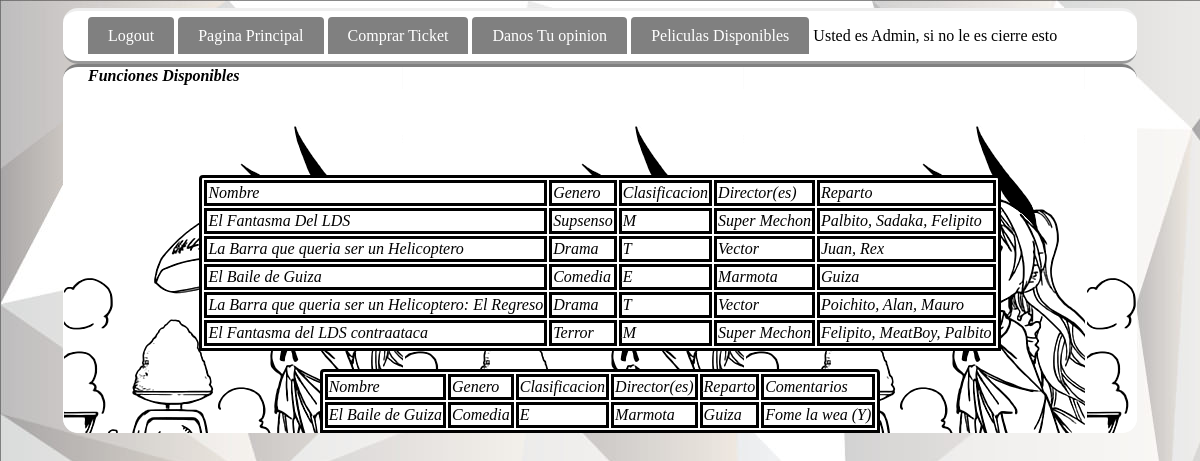
The page /pelicula.php on the database its author committed.
### tables this page shows
CREATE TABLE IF NOT EXISTS `peliculas` (
  `id_pelicula` int(11) NOT NULL AUTO_INCREMENT,
  `Nombre` varchar(50) NOT NULL,
  `Genero` varchar(50) NOT NULL,
  `Clasificacion` varchar(50) NOT NULL,
  `Precio` int(11) NOT NULL,
  `Directores` varchar(50) NOT NULL,
  `Actores` varchar(50) NOT NULL,
  PRIMARY KEY (`id_pelicula`)
);

CREATE TABLE IF NOT EXISTS `comentarios` (
  `cliente_id` int(11) NOT NULL,
  `pelicula_id` int(11) NOT NULL,
  `comentario` varchar(50) DEFAULT NULL,
  PRIMARY KEY (`cliente_id`,`pelicula_id`),
  KEY `pelicula_id` (`pelicula_id`)
);

### pelicula.php (the view, shortened to what this page needs)
<!DOCTYPE html>
<html>
  <head>
    <link href="diseño.css" rel="stylesheet"/>
      <body>
        <div class ="menu">
          <ul id="menu">
            <li><a href="index.php">Logout</a></li>
            <li><a href="cliente.php">Pagina Principal</a></li>
            <li><a href="ticketsC.php">Comprar Ticket</a></li>
            <li><a href="comentario.php">Danos Tu opinion</a></li>
            <li><a href="pelicula.php">Peliculas Disponibles</a></li>
            <li>Usted es Admin, si no le es cierre esto</li>
          </ul>
        </div>
        <div class="contenido">
            <b>Funciones Disponibles</b><br>
            <table>
                <tr>
                    <td>Nombre</td>
                    <td>Genero</td>
                    <td>Clasificacion</td>
                    <td>Director(es)</td>
                    <td>Reparto</td>
                </tr>
            <?php
                $servername = "localhost";
                $username = "root";
                $password = "";
                $dbname = "tarea2";
                $conn = new mysqli($servername,$username,$password,$dbname);
                $sql = "SELECT Nombre, Genero, Clasificacion, Directores, Actores FROM peliculas";
                $result = $conn->query($sql) or die("Falló la consulta" .$conn->error);
                if ($result->num_rows > 0) {
                while($rows=  mysqli_fetch_array($result)){
                    echo "<tr><td>".$rows[0]."</td>";
                    echo "<td>".$rows[1]."</td>";
                    echo "<td>".$rows[2]."</td>";
                    echo "<td>".$rows[3]."</td>";
                    echo "<td>".$rows[4]."</tr><br>";
                    }
                }
                else {
                  echo "0 results";
                }
            ?>
        </table>
		<table>
                <tr>
                    <td>Nombre</td>
                    <td>Genero</td>
                    <td>Clasificacion</td>
                    <td>Director(es)</td>
                    <td>Reparto</td>
                    <td>Comentarios</td>
                </tr>
            <?php
                $servername = "localhost";
                $username = "root";
                $password = "";
                $dbname = "tarea2";
                $conn = new mysqli($servername,$username,$password,$dbname);
                $sql = "SELECT Nombre, Genero, Clasificacion, Directores, Actores, Comentario FROM peliculas, comentarios WHERE pelicula_id = id_pelicula";
                $result = $conn->query($sql) or die("Falló la consulta" .$conn->error);
                if ($result->num_rows > 0) {
                while($rows=  mysqli_fetch_array($result)){
                    echo "<tr><td>".$rows[0]."</td>";
                    echo "<td>".$rows[1]."</td>";
                    echo "<td>".$rows[2]."</td>";
                    echo "<td>".$rows[3]."</td>";
                    echo "<td>".$rows[4]."</td>";
                    echo "<td>".$rows[5]."</tr><br>";
                    }
                }
                else {
                  echo "0 results";
                }
            ?>
        </table>
        </div>
      </body>
</html>

### diseño.css (style rules this page uses)
body { background-color: gray; background-image: url("pasteleria-santo-tome.jpg"); }
.menu { margin: auto; width: 1024px; padding-right: 25px; padding-left: 25px; border-top-style: outset; border-bottom-style: outset; background-color: white; border-radius: 15px; }
ul#menu { padding: 0; }
ul#menu li { display: inline; }
ul#menu li a { background-color: gray; color: white; padding: 10px 20px; text-decoration: none; border-radius: 4px 4px 0 0; text-shadow: none; }
table { margin:auto; border-color: black; border-style: solid; border-radius: 4px 4px 0 0; overflow-y: auto; background-color: white; }
tr { border-color: black; border-style: solid; background-color: white; }
td { border-color: black; border-style: solid; background-color: white; }
.contenido { margin: auto; width: 1024px; padding-right: 25px; padding-left: 25px; border-top-style: outset; height: 120%; border-top-color: gray; border-right-color: gray; border-bottom-color: gray; border-left-color: gray; border-radius: 15px; background-color: white; font-style: oblique; color: black; text-shadow: -1px 0 white, 0 1px white, 1px 0 white, 0 -1px white; background-image: url("Especial_7.png"); }

### rows shown on the page
peliculas: Nombre "El Fantasma Del LDS", Genero "Supsenso", Clasificacion "M", Directores "Super Mechon", Actores "Palbito, Sadaka, Felipito"
peliculas: Nombre "La Barra que queria ser un Helicoptero", Genero "Drama", Clasificacion "T", Directores "Vector", Actores "Juan, Rex"
peliculas: Nombre "El Baile de Guiza", Genero "Comedia", Clasificacion "E", Directores "Marmota", Actores "Guiza"
peliculas: Nombre "La Barra que queria ser un Helicoptero: El Regreso", Genero "Drama", Clasificacion "T", Directores "Vector", Actores "Poichito, Alan, Mauro"
peliculas: Nombre "El Fantasma del LDS contraataca", Genero "Terror", Clasificacion "M", Directores "Super Mechon", Actores "Felipito, MeatBoy, Palbito"
comentarios: pelicula.Nombre "El Baile de Guiza", pelicula.Genero "Comedia", pelicula.Clasificacion "E", pelicula.Directores "Marmota", pelicula.Actores "Guiza", comentario "Fome la wea (Y)"
